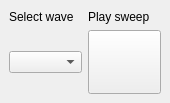
<?xml version="1.0" encoding="UTF-8"?>
<ui version="4.0">
 <class>DemoWavetablesWindow</class>
 <widget class="QMainWindow" name="DemoWavetablesWindow">
  <property name="geometry">
   <rect>
    <x>0</x>
    <y>0</y>
    <width>170</width>
    <height>103</height>
   </rect>
  </property>
  <widget class="QWidget" name="centralwidget">
   <layout class="QGridLayout" name="gridLayout">
    <item row="0" column="0">
     <widget class="QLabel" name="label">
      <property name="text">
       <string>Select wave</string>
      </property>
     </widget>
    </item>
    <item row="0" column="1">
     <widget class="QLabel" name="label_2">
      <property name="text">
       <string>Play sweep</string>
      </property>
     </widget>
    </item>
    <item row="1" column="0">
     <widget class="QComboBox" name="valWave"/>
    </item>
    <item row="1" column="1">
     <widget class="QPushButton" name="btnPlaySweep">
      <property name="minimumSize">
       <size>
        <width>64</width>
        <height>64</height>
       </size>
      </property>
      <property name="icon">
       <iconset theme="media-playback-start"/>
      </property>
     </widget>
    </item>
   </layout>
  </widget>
 </widget>
 <resources/>
 <connections/>
</ui>
